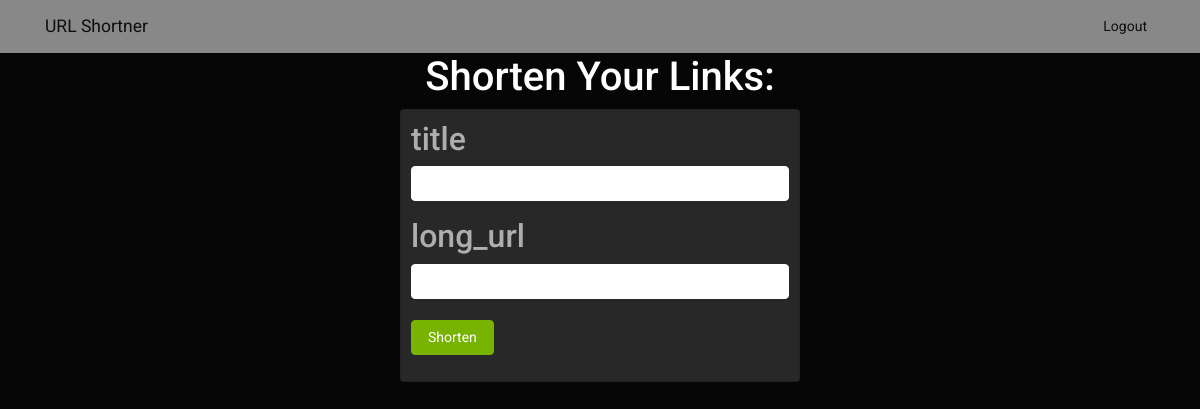
The app's page /dashboard/ (signed in), older data.
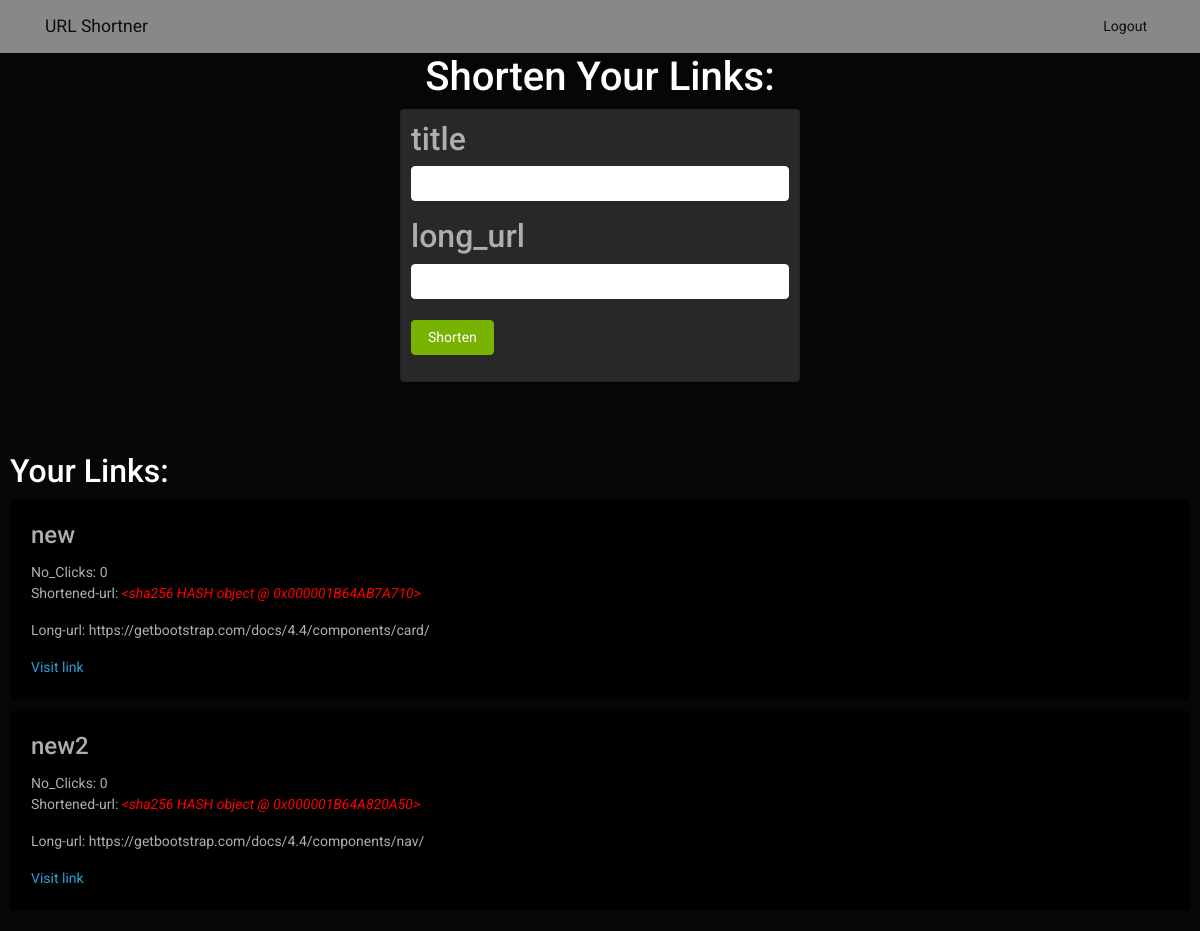
The same page, newer data.
### shortner/models.py (models this page shows, shortened)
class url(models.Model):
    long_url=models.CharField(max_length=200,null=True,blank=True)
    title=models.CharField(max_length=100)
    short_hash=models.CharField(max_length=200,null=True,blank=True)
    user=models.ForeignKey(User,on_delete=models.CASCADE,null=True,blank=True)
    no_clicks=models.IntegerField(default=0)

### shortner/views.py (the view)
# urls.py: path("dashboard/",dashboard),
def dashboard(request):
    user=request.user
    url_instance=url.objects.filter(user=user)
    return render(request,'dashboard.html',{"link":url_instance})

### shortner/templates/dashboard.html (shortened to what this page needs)
{% extends 'base.html' %}
{% block body %}
<div >
  <div style="display: flex;align-items: center;justify-content: center;flex-direction: column;">
    <h3>Shorten Your Links:</h3>
    <div class="card" style="align-items: left; padding: 10px; width: 25rem; margin-bottom: 5%;">
      <form action="/create_short_url/" method="POST" class="form-group">
          <h4>title</h4>
          <input type="text" name="title" class="form-control" style="color: red;" required>
          <h4> long_url</h4>
          <input type="text" name="long_url" class="form-control" style="color: blue;" required>
          <br>
          <button type="submit" class="btn btn-success">Shorten</button>
      </form>
    </div>
  </div>
<div  style="display: flex; flex-direction: column;padding: 10px;">
    {% if link %}
    <h4 style="margin-bottom: 10px;">Your Links:</h4>
          {% for url in link %}
          <div class="card" style="margin-bottom: 1%;background-color: black;" id="link" >
            <div class="card-body">
              <h5 class="card-title">{{url.title}}</h5>
              <p>No_Clicks: {{url.no_clicks}} <br>
                 Shortened-url: <i style="color: red;">{{url.short_hash}}</i>
                 </p>
              <p class="card-text">Long-url: {{url.long_url}}</p>
              <a href="{{url.long_url}}" class="card-link">Visit link</a>
            </div>
          </div>
          {% endfor %}
        {% endif %}
</div>
</div>
{% endblock %}

Row changes from the older to the newer data that the page shows:
added url: title "new", no_clicks "0", short_hash "<sha256 HASH object @ 0x000001B64AB7A710>", long_url "https://getbootstrap.com/docs/4.4/components/card/"
added url: title "new2", no_clicks "0", short_hash "<sha256 HASH object @ 0x000001B64A820A50>", long_url "https://getbootstrap.com/docs/4.4/components/nav/"
Text that changed along with them:
text now shown: "Your Links:"
